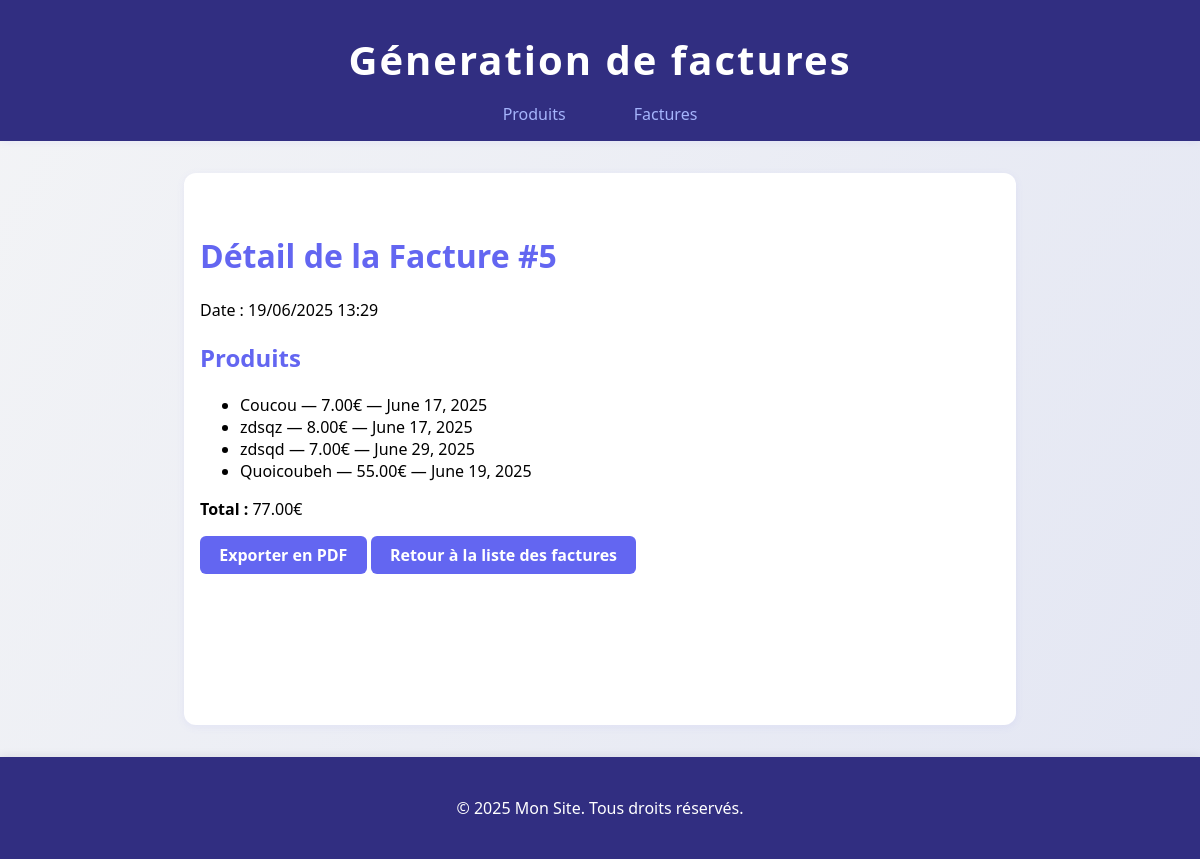
Screenshot of /factures/5/ with the database file from the repository.
### factures/models.py (models this page shows, shortened)
class Facture(models.Model):
    date = models.DateTimeField(auto_now_add=True)
    produits = models.ManyToManyField(Produit, related_name='factures')

### produits/models.py (models this page shows, shortened)
class Produit(models.Model):
    nom = models.CharField(max_length=100)
    prix = models.DecimalField(max_digits=10, decimal_places=2)
    date_peremption = models.DateField()

### factures/views.py (the view)
# urls.py: path('<int:facture_id>/', detail_facture, name='detail_facture'),
def detail_facture(request, facture_id):
    facture = get_object_or_404(Facture, id=facture_id)
    total = sum([p.prix for p in facture.produits.all()])
    return render(request, 'factures/detail_facture.html', {'facture': facture, 'total': total})

### factures/templates/factures/detail_facture.html (shortened to what this page needs)
{% extends "base.html" %}
{% block content %}
<h1>Détail de la Facture #{{ facture.id }}</h1>
<p>Date : {{ facture.date|date:"d/m/Y H:i" }}</p>
<h2>Produits</h2>
<ul>
    {% for produit in facture.produits.all %}
        <li>{{ produit.nom }} — {{ produit.prix }}€ — {{ produit.date_peremption }}</li>
    {% endfor %}
</ul>
<p><strong>Total :</strong> {{ total }}€</p>
<a href="{% url 'export_facture_pdf' facture.id %}" class="btn-ajouter" target="_blank">Exporter en PDF</a>
<a href="{% url 'liste_factures' %}" class="btn-ajouter">Retour à la liste des factures</a>
{% endblock %}

### monsite/static/style.css (style rules this page uses)
:root { --primary-color: #6366f1; --secondary-color: #a5b4fc; --accent-color: #312e81; --background-color: #f3f4f6; --text-color: #1e293b; --white: #fff; --danger: #f43f5e; --danger-hover: #be123c; --table-even: #e0e7ff; --table-odd: #fff; --table-hover: #c7d2fe; --success: #c7fedc; --shadow: 0 2px 8px rgba(99,102,241,0.08); --shadow-strong: 0 4px 24px rgba(99,102,241,0.15); }
body { font-family: 'Segoe UI', Arial, sans-serif; background: linear-gradient(120deg, var(--background-color) 0%, #e3e6f3 100%); margin: 0; padding: 0; min-height: 100vh; }
main h1,main h2,main h3 { color: var(--primary-color); }
a { color: var(--primary-color); text-decoration: none; font-weight: 500; transition: color 0.2s; }
.btn-ajouter { display: inline-block; background: var(--primary-color); color: var(--white); padding: 0.5rem 1.2rem; border-radius: 6px; font-weight: 600; margin-bottom: 1.5rem; text-decoration: none; transition: background 0.2s; }

### rows the page displays
Facture: id "5", date "19/06/2025 13:29"
Produit: nom "Coucou", prix "7.00", date_peremption "June 17, 2025"
Produit: nom "zdsqz", prix "8.00", date_peremption "June 17, 2025"
Produit: nom "zdsqd", prix "7.00", date_peremption "June 29, 2025"
Produit: nom "Quoicoubeh", prix "55.00", date_peremption "June 19, 2025"

### other values shown
{{ total }} "77.00"
